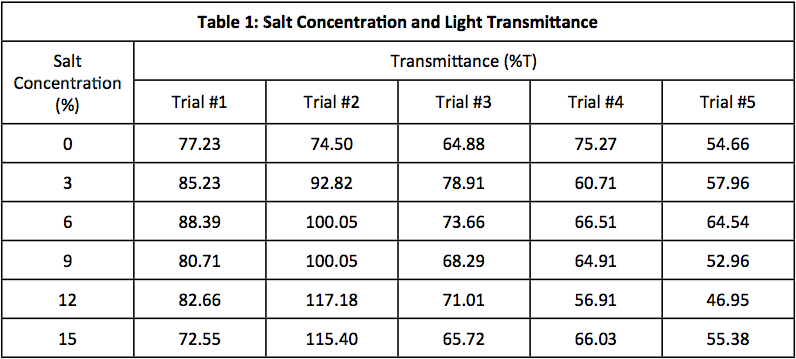
#> input picture Notebook files/inputfile/data_table_example1.png, 796 x 359 px
$ jupyter execute --allow-errors table_detection.ipynb   (older library calls are emulated)
#> lines starting #> are read from the running program, lines starting #| are printed output that depends on the picture; after the words box and inside, x2 and y2 are one past the last pixel; in counts of white or black regions, pixels touching at a corner belong together
### importing required library

[cell 1]
import cv2
import numpy as np

[cell 2]
list1 = []

[cell 3]
img = cv2.imread('inputfile/data_table_example1.png')
#> img is the input picture: shape (359, 796, 3); mean B, G, R 231.8, 231.7, 231.8
# im = imorg[0:100, 0:300]
im = img.copy()


imgray = cv2.cvtColor(im,cv2.COLOR_BGR2GRAY)
ret,thresh = cv2.threshold(imgray,110,255,cv2.THRESH_BINARY)
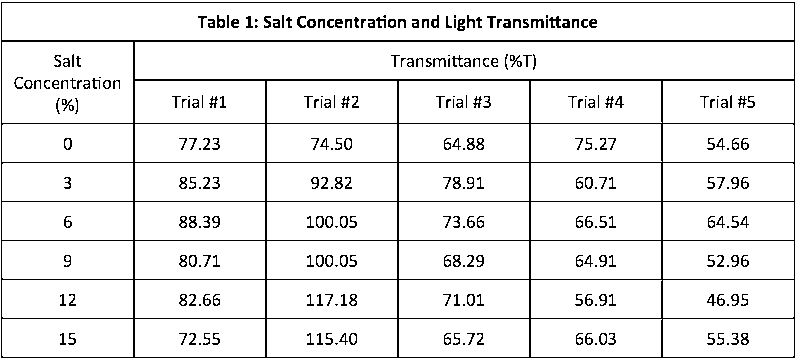
#> thresh: shape (359, 796); 92.3% white; black in thin lines or dots

[cell 4]
# imgray[0:100, 0:200]

[cell 5]
image1, contours1, hierarchy1 = cv2.findContours(thresh,cv2.RETR_TREE,cv2.CHAIN_APPROX_NONE)
#> contours1 = 452 contours, 143 with area under 20; largest, box (x1, y1, x2, y2) and area: (0, 0, 796, 359) 284610, (0, 1, 796, 359) 283813, (2, 3, 794, 40) 28476, (135, 42, 794, 79) 23688, (2, 42, 133, 123) 10400
image2, contours2, hierarchy2 = cv2.findContours(thresh,cv2.RETR_TREE,cv2.CHAIN_APPROX_SIMPLE)
#> contours2 has the same summary as contours1

[cell 6]
# len(contours1)

[cell 7]
# [5 lines of commented-out code are left out]

            OR

[cell 8]
for i in contours1:
    perimeter=cv2.arcLength(i,True)
    epsilon1 = 0.05*perimeter
    approx1 = cv2.approxPolyDP(i,epsilon1,True)
    if perimeter > 100:
        img2c = cv2.drawContours(im, i, -1, (255,0,0), 3)
        imgaprox1 = cv2.drawContours(img, [approx1],-1, (255,0,255), 3)
#         print(perimeter)
        list1.append(i)
#> this loop made 452 passes
#> (perimeter, epsilon1) on passes 5 to 7: (41.21, 2.06), (11.07, 0.554), (9.66, 0.483)
#> pass 1, `img2c = cv2.drawContours(im, i, -1, (255,0,0), 3)`:
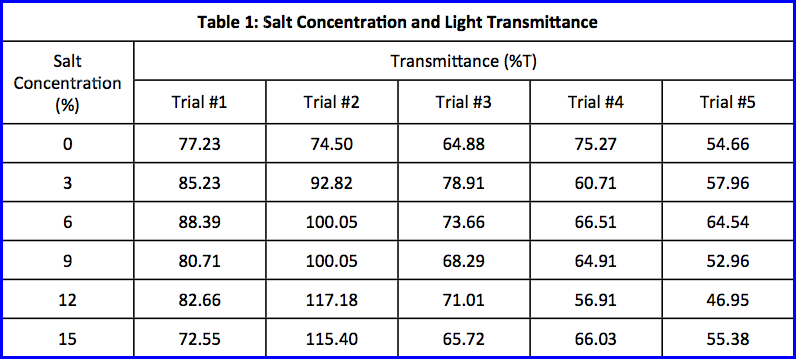
#> img2c: shape (359, 796, 3); mean B, G, R 235, 228.8, 228.8
#> pass 1, `imgaprox1 = cv2.drawContours(img, [approx1],-1, (255,0,255), 3)`:
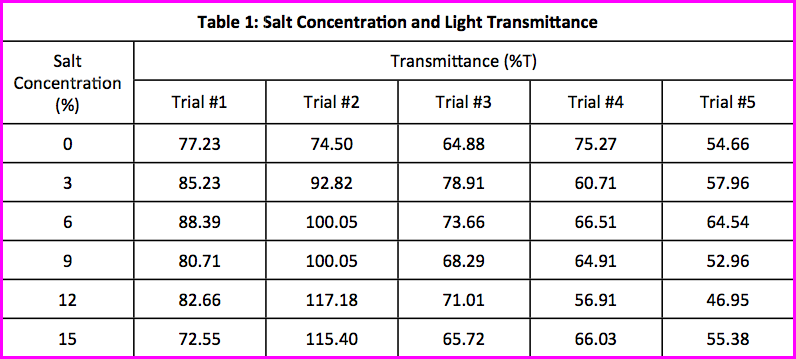
#> imgaprox1: shape (359, 796, 3); mean B, G, R 235, 228.8, 235
#> pass 2, `img2c = cv2.drawContours(im, i, -1, (255,0,0), 3)`:
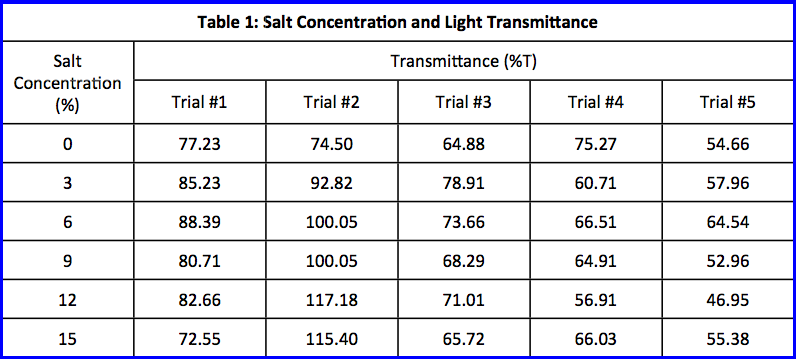
#> img2c: shape (359, 796, 3); 0.28% of pixels changed, all inside (x1, y1, x2, y2) = (3, 3, 793, 4)
#> pass 2, `imgaprox1 = cv2.drawContours(img, [approx1],-1, (255,0,255), 3)`:
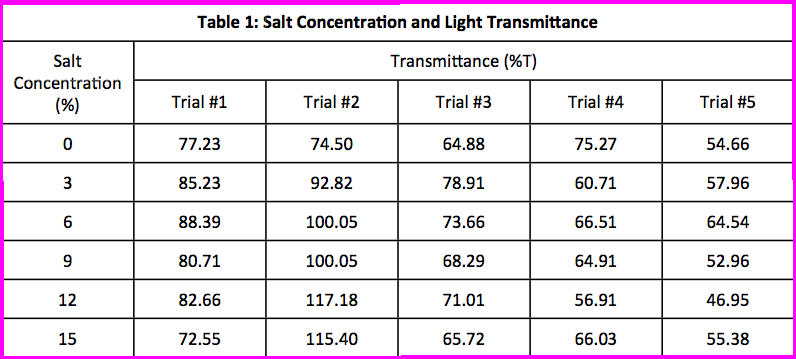
#> imgaprox1: shape (359, 796, 3); 0.68% of pixels changed, all inside (x1, y1, x2, y2) = (3, 3, 793, 356)
#> after the loop:
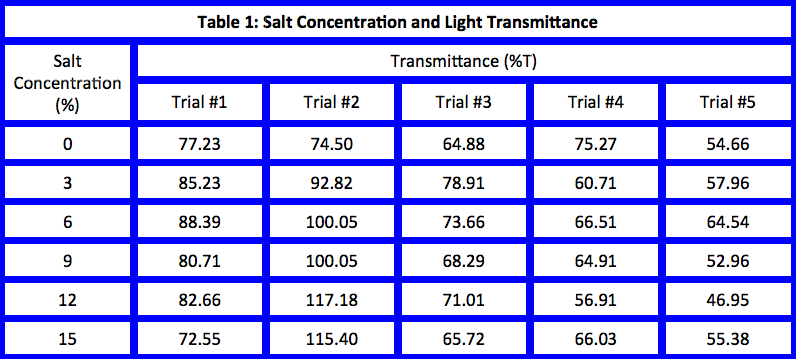
#> im: shape (359, 796, 3); mean B, G, R 245.5, 186.4, 186.4
#> after the loop:
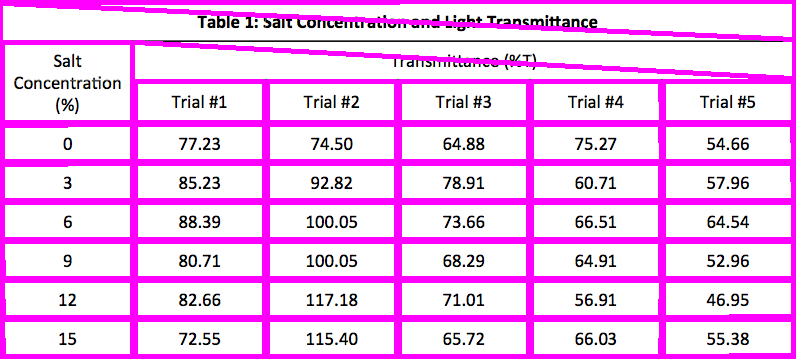
#> img: shape (359, 796, 3); mean B, G, R 245.4, 187.8, 245.4
#> after the loop, list1 = 46 contours; largest, box (x1, y1, x2, y2) and area: (0, 0, 796, 359) 284610, (0, 1, 796, 359) 283813, (2, 3, 794, 40) 28476, (135, 42, 794, 79) 23688, (2, 42, 133, 123) 10400
